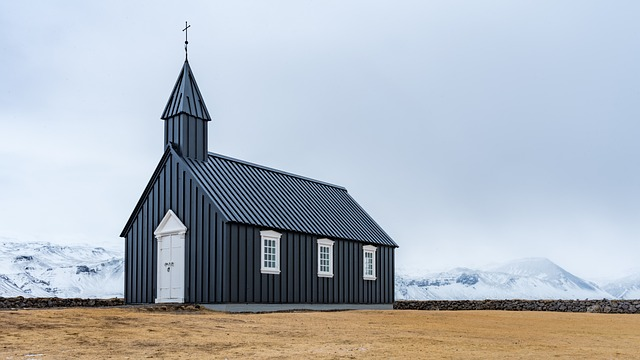
#> input picture Python_OpenCV/dotpy/church.jpg, 640 x 360 px, found by its file name
$ python opencv-basic-30.py
#> lines starting #> are read from the running program, lines starting #| are printed output that depends on the picture
# 차분 필터
# 오른쪽 방향 화소와 아래 방향 화소의 차이를 합성해서 필터링하기
import numpy as np
import cv2

img = cv2.imread("./data/church.jpg", cv2.IMREAD_GRAYSCALE)
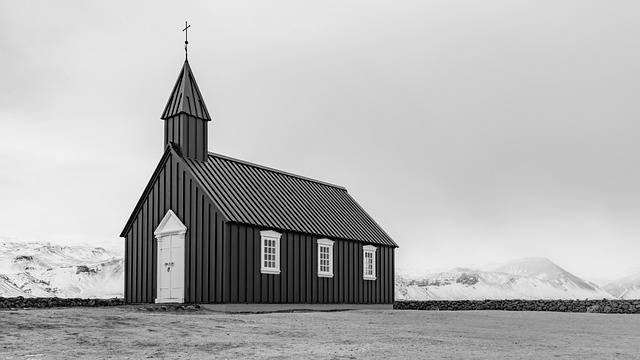
#> img: shape (360, 640); min 0, max 255, mean 180.7
x_kernel = np.array([[-1, 1]])
y_kernel = np.array([[-1],[1]])

x_edge = cv2.filter2D(img, -1, x_kernel)
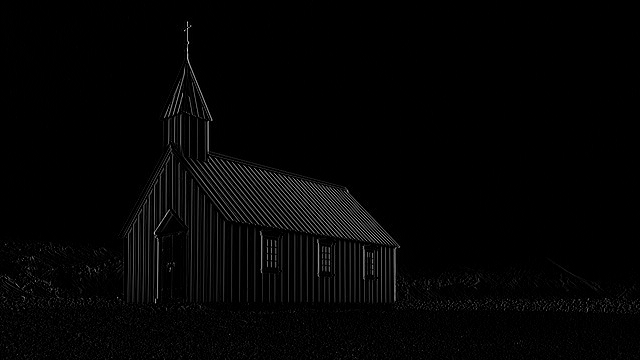
#> x_edge: shape (360, 640); min 0, max 229, mean 4.4
y_edge = cv2.filter2D(img, -1, y_kernel)
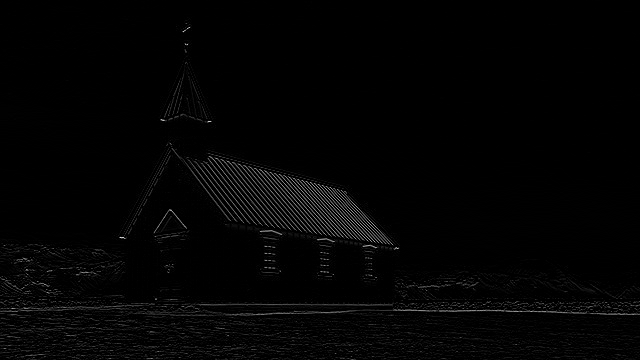
#> y_edge: shape (360, 640); min 0, max 226, mean 3.7

cv2.imshow("Origin", img)

# 배열 양 옆으로 붙이기
cv2.imshow("Diff Filter X Y", np.c_[x_edge, y_edge])
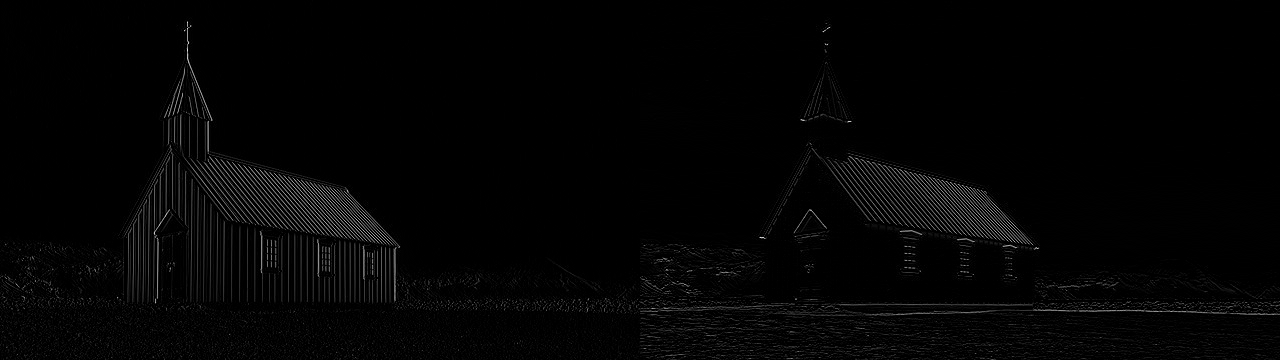
#> window 'Diff Filter X Y': shape (360, 1280); min 0, max 229, mean 4.1
cv2.imshow("Diff Filter", x_edge+y_edge)
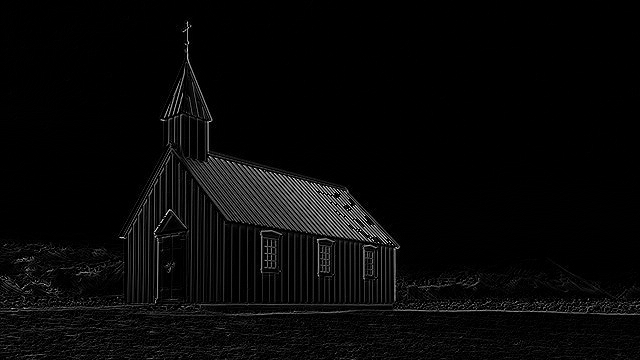
#> window 'Diff Filter': shape (360, 640); min 0, max 255, mean 8.1
cv2.waitKey()
cv2.destroyAllWindows()
